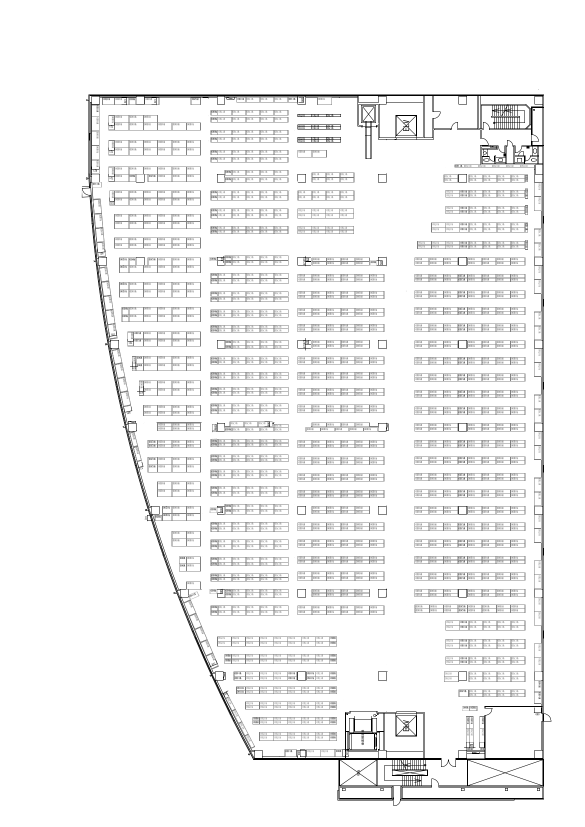
#> input picture maps/TRUSCO3F_3_cleaned.png, 1169 x 1654 px (shown at 1/2 size)
$ python generate_voronoi_2.py
#> lines starting #> are read from the running program, lines starting #| are printed output that depends on the picture; after the words box and inside, x2 and y2 are one past the last pixel; in counts of white or black regions, pixels touching at a corner belong together
import numpy as np
import cv2
import matplotlib.pyplot as plt
import matplotlib.path as mpltPath
import pickle


from scipy.spatial import Voronoi, voronoi_plot_2d

image_path = './maps/TRUSCO3F_3_cleaned.png'
path = './maps/TRUSCO3F_3_inverse.png'
img_original = cv2.imread(image_path)
#> img_original is the input picture: shape (1654, 1169, 3); min 0, max 255, mean 242.1
img = cv2.imread(path)
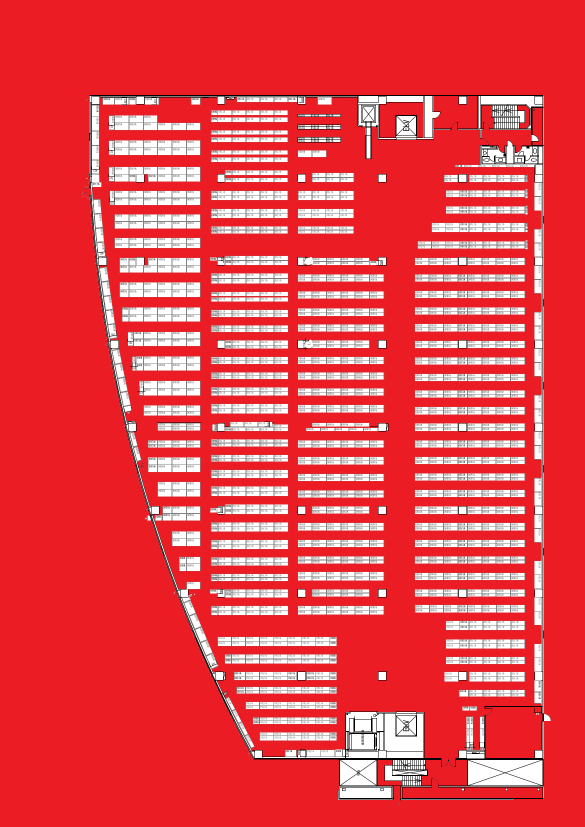
#> input picture maps/TRUSCO3F_3_inverse.png, 1169 x 1654 px (shown at 1/2 size)
#> img is the input picture: shape (1654, 1169, 3); mean B, G, R 76.6, 70.4, 230.4


scale_percent = 25 # percent of original size

width = int(img_original.shape[1] * scale_percent / 100)
#> width = 292
height = int(img_original.shape[0] * scale_percent / 100)
#> height = 413
dim = (width, height)
#> dim = (292, 413)

img_original = cv2.resize(img_original, dim, interpolation=cv2.INTER_AREA)
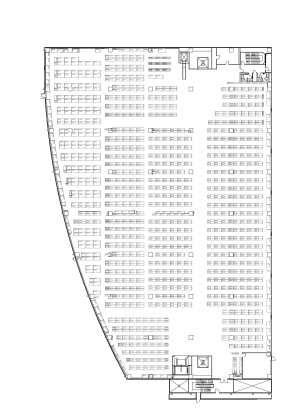
#> img_original: shape (413, 292, 3); min 0, max 255, mean 242.1
img = cv2.resize(img, dim, interpolation=cv2.INTER_AREA)
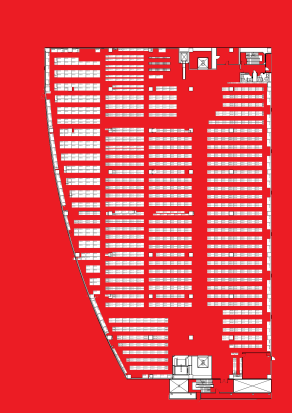
#> img: shape (413, 292, 3); mean B, G, R 76.6, 70.4, 230.4

## convert to hsv
hsv = cv2.cvtColor(img, cv2.COLOR_BGR2HSV)
#> hsv: shape (413, 292, 3); mean H, S, V 147.7, 174.7, 230.4

marker = np.array([36, 28, 236]) #BGR equivalent for red

mask = cv2.inRange(img, marker, marker)
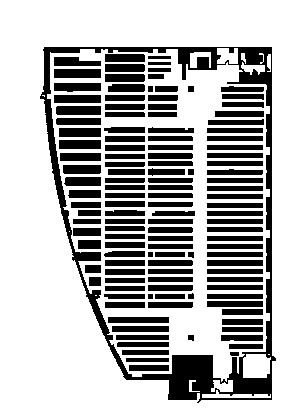
#> mask: shape (413, 292); 68.5% white; 127 black regions, largest, box (x1, y1, x2, y2) and area: (40, 47, 276, 403) 9200, (54, 69, 101, 78) 423, (56, 106, 101, 115) 403
imask = mask>0
red = np.zeros_like(img, np.uint8)
red[imask] = img[imask]
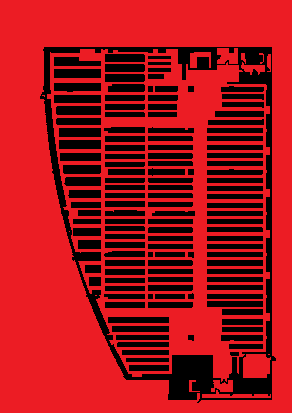
#> red: shape (413, 292, 3); mean B, G, R 24.7, 19.2, 161.7

img_gray = cv2.cvtColor(red, cv2.COLOR_BGR2GRAY)
lower_threshold = 0
top_threshold = 10
ret, thresh = cv2.threshold(img_gray, top_threshold, 255, cv2.THRESH_BINARY)
#> ret = 10


# cv2.imshow("Polygon", thresh)
# cv2.waitKey(0)
# cv2.destroyAllWindows()

Y, X = np.where(thresh == 0)
points = np.array([X, Y]).T
#> points = 37964 pairs, first value 40 to 275, second value 47 to 402
print(points)
#> (printed output is left out)
vor = Voronoi(points)
polygon_matrix = thresh == 0
print(polygon_matrix.shape)
#| (413, 292)
# print(polygon_matrix[int(vor.vertices[128][1])][int(vor.vertices[128][0])])
print(polygon_matrix.shape)
#| (413, 292)
print(thresh.shape)
#| (413, 292)
print(len(vor.ridge_vertices))
#| 77268
finite_ridges = []
for ridge in vor.ridge_vertices:
    if ridge[0] == -1 or ridge[1] == -1:
        pass
    else:
        finite_ridges.append(ridge)
#> this loop made 77268 passes
#> ridge on passes 1 to 3: [2, 7], [2, 3], [3, 4]
#> after the loop, finite_ridges = 77019 items

print(len(finite_ridges))
#| 77019

filtered_ridges = []

# print(vor.vertices)

for ridge in finite_ridges:
    v1 = vor.vertices[ridge[0]]
    v2 = vor.vertices[ridge[1]]

    try:

        if (polygon_matrix[int(v1[1])][int(v1[0])] == False) and (polygon_matrix[int(v2[1])][int(v2[0])] == False):
            filtered_ridges.append(ridge)
        else:
            pass
    except:
        pass
#> this loop made 77019 passes
#> (ridge, v1, v2) on passes 1 to 3: ([2, 7], [1690.8, 251.5], [270.5, 251.5]), ([2, 3], [1690.8, 251.5], [1717.5, 250.5]), ([3, 4], [1717.5, 250.5], [270.5, 250.5])
#> after the loop, filtered_ridges = 8022 pairs, first value 1 to 39260, second value 6 to 39261


filtered_vertices = []
nogood_vertices = []
fucked_vertices = []

for vertex in vor.vertices:
    x = vertex[0]
    y = vertex[1]
    # print(vertex)

    try:
        if (polygon_matrix[int(y)][int(x)] == False):
            filtered_vertices.append(vertex)
        else:
            nogood_vertices.append(vertex)
    except Exception as e:
        # print(e)
        fucked_vertices.append(vertex)
#> this loop made 39305 passes
#> (x, y) on passes 1 to 3: (1744.5, 249.5), (206.5, 327.5), (1690.8, 251.5)
#> after the loop, filtered_vertices = 7929 pairs, first value -284.5 to 289.5, second value 47.5 to 412.5; fucked_vertices = 439 pairs, first value -1226.2 to 12324.2, second value 47.5 to 1276.5; nogood_vertices = 30937 items


# filtering vertices and edges
# vor.vertices = np.array(filtered_vertices)
z = np.array(filtered_vertices)
#> z has the same summary as filtered_vertices
vor.ridge_vertices = np.array(filtered_ridges)
#> vor.ridge_vertices has the same summary as filtered_ridges


with open('voronoi.pkl', 'wb') as f:
    pickle.dump(vor, f, pickle.HIGHEST_PROTOCOL)
    print('pickled')

with open('filtered_vertices.pkl', 'wb') as f:
    pickle.dump(z, f, pickle.HIGHEST_PROTOCOL)
    print('pickled 2')

print('plotting...')

fig = voronoi_plot_2d(vor, line_width=0.5, point_size=0.4, show_vertices=False)
plt.scatter(z[:, 0], z[:, 1], s=0.2)

plt.imshow(img_original)
plt.show()
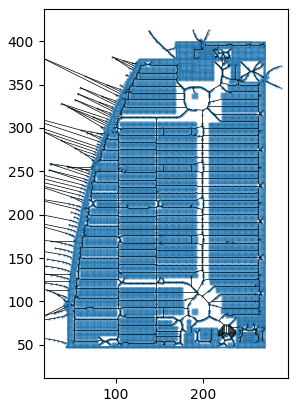
#> figure drawn by matplotlib, 1 panel
